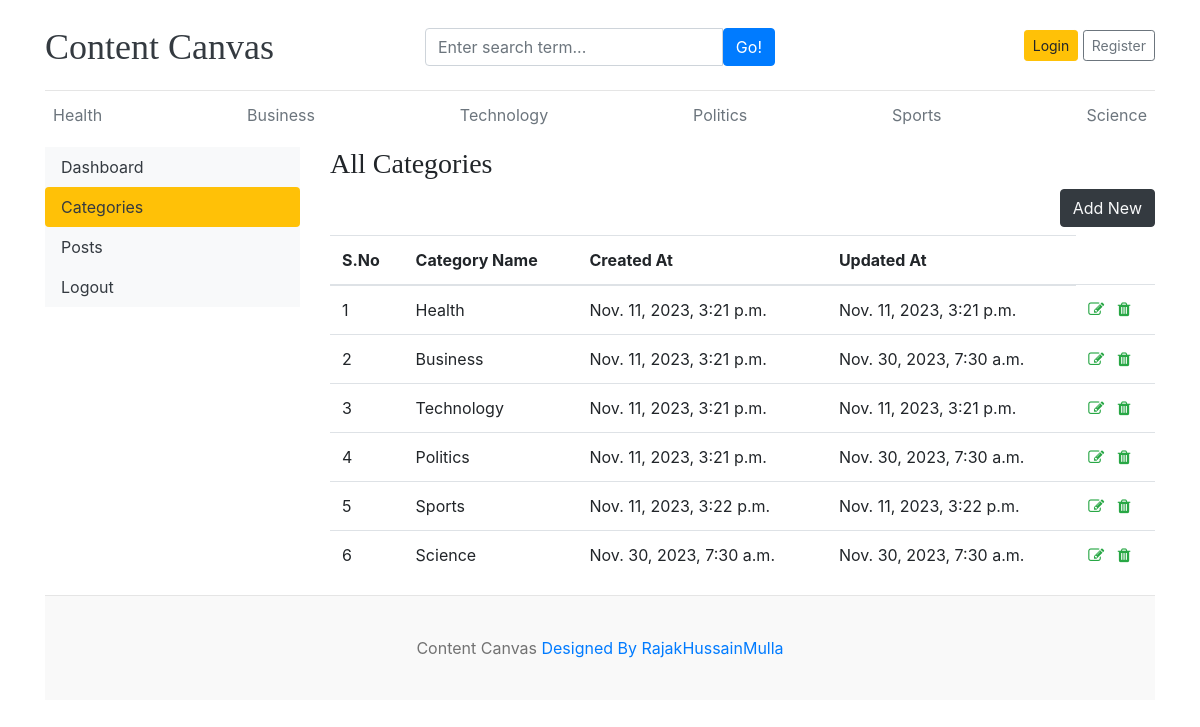
/dashboard/categories/, run on the app's committed database.
### blog/models.py (models this page shows)
class Category(models.Model):
    category_name=models.CharField(max_length=50,unique=True)
    created_at=models.DateTimeField(auto_now_add=True)
    updated_at=models.DateTimeField(auto_now=True)
    class Meta:
        verbose_name_plural='categories'
    def __str__(self):
        return self.category_name

### dashboards/views.py (the view)
# urls.py: path('categories/',views.categories,name='categories'),
def categories(request):
    return render(request,'dashboard/categories.html')

### blog/context_processors.py (called while the page is built)
def get_categories(request):
    categories=Category.objects.all()
    return dict(categories=categories)

def get_social_links(request):
    social_links=SocialLink.objects.all()
    return dict(social_links=social_links)

### templates/dashboard/categories.html (shortened to what this page needs)
{% extends 'base.html' %}
{% block content %}
<div class="row">
    {% include "dashboard/sidebar.html" %}
<div class="col-md-9">
    <h3>All Categories</h3>
    <a href="{% url 'add_category' %}" class="btn btn-dark text-light float-right mb-2">Add New</a>
    <table class="table table-hover">
    <thead>
    <tr>
    <th scope="col">S.No</th>
    <th scope="col">Category Name</th>
    <th scope="col">Created At</th>
    <th scope="col">Updated At</th>
    </tr>
    <tbody>
        {% for cat in categories %}
        <tr>
            <td>{{forloop.counter}}</td>
            <td>{{cat}}</td>
            <td>{{cat.created_at}}</td>
            <td>{{cat.updated_at}}</td>
            <td>
                <a href="{% url 'edit_category' cat.id %}"><i class="fa fa-edit text-success"></i></a>
                <a href="{% url 'delete_category' cat.id %}"><i class="fa fa-trash text-success"></i></a>
            </td>
        </tr>
        {% endfor %}
    </tbody>
    </thead>
    </table>
</div>
</div>
{% endblock %}

### templates/base.html (shortened to what this page needs)
{% load static %}
<!DOCTYPE html>
<html lang="en">
<head>
    <link href="https://getbootstrap.com/docs/4.0/dist/css/bootstrap.min.css" rel="stylesheet">
    <link href="{% static 'css/cc.css' %}" rel="stylesheet">
    <link rel="stylesheet" href="https://cdnjs.cloudflare.com/ajax/libs/font-awesome/4.7.0/css/font-awesome.min.css">
  </head>
<body>
    <div class="container">
      <header class="blog-header py-3">
        <div class="row flex-nowrap justify-content-between align-items-center">
          <div class="col-4 pt-1">
            <a class="blog-header-logo text-dark" href="/">Content Canvas</a>
          </div>
          <div class="col-4 pt-1">
                <form action={% url "search" %} method="GET">
                <div class="input-group">
                    <input class="form-control" type="text" name="keyword" value="{{keyword}}" placeholder="Enter search term..." aria-label="Enter search term..." aria-describedby="button-search" />
                    <button type="submit" class="btn btn-primary" id="button-search" type="button">Go!</button>
                </div>
              </form>
          </div>
          {% if not user.is_authenticated %}
          <div class="col-4 d-flex justify-content-end align-items-center">
            <a class="btn btn-sm btn-warning" href="{% url 'login' %}">Login</a> &nbsp;
            <a class="btn btn-sm btn-outline-secondary" href="{% url 'register' %}">Register</a>
          </div>
          {% else %}
          <span><a href="{% url 'dashboard' %}">Dashboard</a> <span>
          <span><a href="{% url 'logout' %}"> Logout</a></span>
          {% endif %}
        </div>
      </header>
      <div class="nav-scroller py-1 mb-2">
        <nav class="nav d-flex justify-content-between">
          {% for cat in categories %}
          <a class="p-2 text-muted" href="{% url 'posts_by_category' cat.id %}">{{cat.category_name}}</a>
          {% endfor %}
        </nav>
      </div>
{% block content %}
{% endblock  %}
<footer class="blog-footer">
    <p>Content Canvas  <a href="#">Designed By RajakHussainMulla</a></p>
  </footer>
  </body>
  </html>

### contentcanvas/static/css/cc.css (style rules this page uses)
.blog-header { border-bottom: 1px solid #e5e5e5; }
.blog-header-logo { font-family: "Playfair Display", Georgia, "Times New Roman", serif; font-size: 2.25rem; }
h1, h2, h3, h4, h5, h6 { font-family: "Playfair Display", Georgia, "Times New Roman", serif; }
.blog-footer { padding: 2.5rem 0; color: #727272; text-align: center; background-color: #f9f9f9; border-top: .05rem solid #e5e5e5; }
.blog-footer p:last-child { margin-bottom: 0; }

### data on the page
Category: category_name "Health", created_at "Nov. 11, 2023, 3:21 p.m.", updated_at "Nov. 11, 2023, 3:21 p.m."
Category: category_name "Business", created_at "Nov. 11, 2023, 3:21 p.m.", updated_at "Nov. 30, 2023, 7:30 a.m."
Category: category_name "Technology", created_at "Nov. 11, 2023, 3:21 p.m.", updated_at "Nov. 11, 2023, 3:21 p.m."
Category: category_name "Politics", created_at "Nov. 11, 2023, 3:21 p.m.", updated_at "Nov. 30, 2023, 7:30 a.m."
Category: category_name "Sports", created_at "Nov. 11, 2023, 3:22 p.m.", updated_at "Nov. 11, 2023, 3:22 p.m."
Category: category_name "Science", created_at "Nov. 30, 2023, 7:30 a.m.", updated_at "Nov. 30, 2023, 7:30 a.m."
